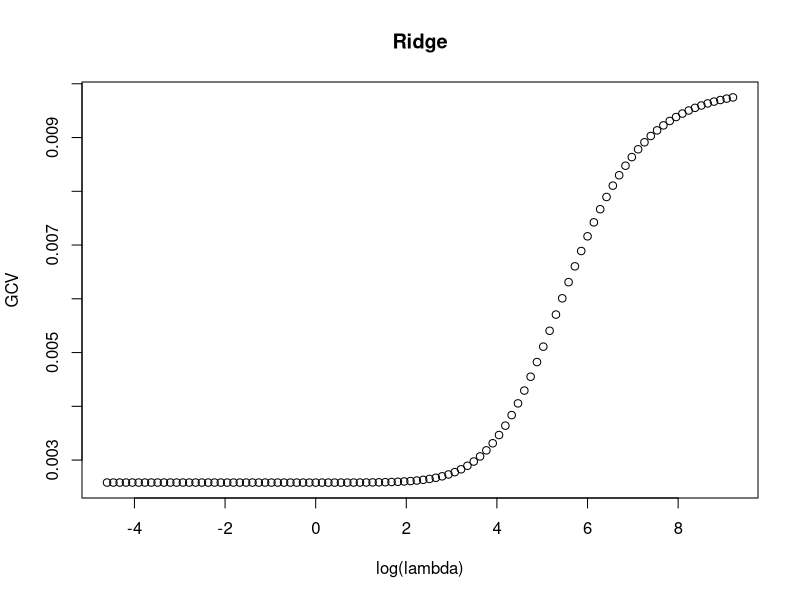
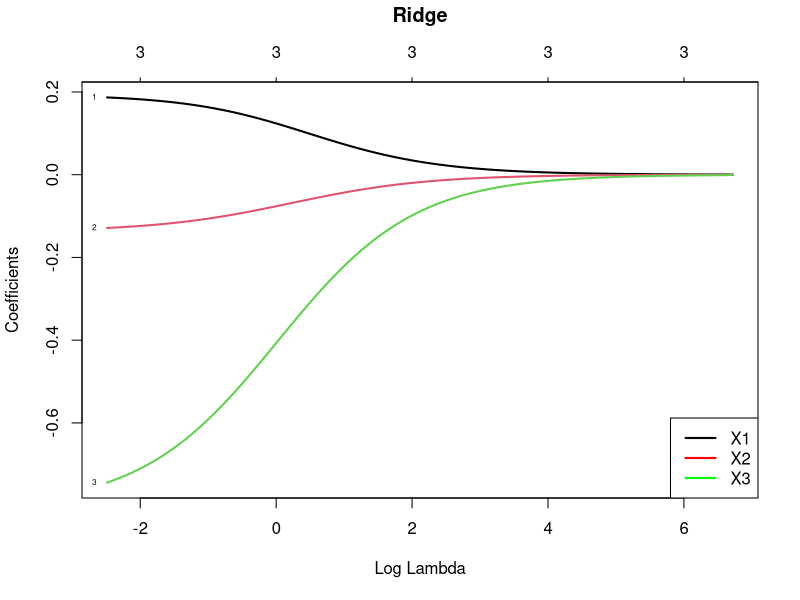
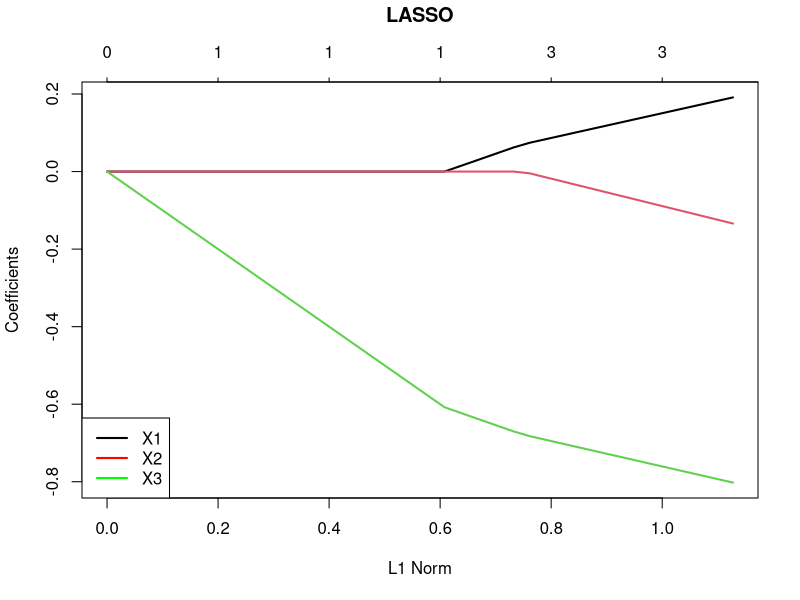
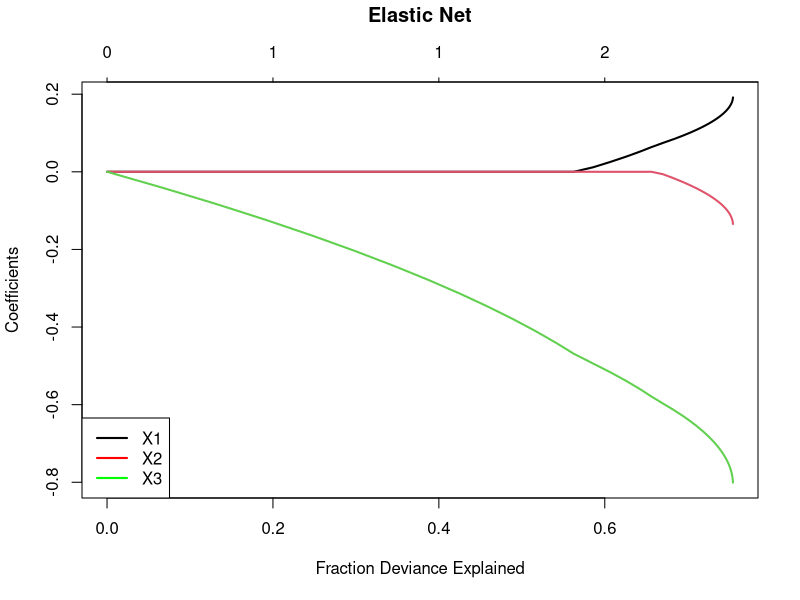

These figures' R source, in order:
## ---- chunk 1
wants <- c("glmnet", "lmtest", "MASS", "robustbase", "sandwich")
has   <- wants %in% rownames(installed.packages())
if(any(!has)) install.packages(wants[!has])
## ---- chunk 2
set.seed(123)
N  <- 100
X1 <- rnorm(N, 175, 7)
X2 <- rnorm(N,  30, 8)
X3 <- abs(rnorm(N, 60, 30))
Y  <- 0.5*X1 - 0.3*X2 - 0.4*X3 + 10 + rnorm(N, 0, 7)
dfRegr <- data.frame(X1, X2, X3, Y)
## ---- chunk 3
library(robustbase)
ltsFit <- ltsReg(Y ~ X1 + X2 + X3, data=dfRegr)
summary(ltsFit)
## ---- chunk 4
library(MASS)
fitRLM <- rlm(Y ~ X1 + X2 + X3, data=dfRegr)
summary(fitRLM)
## ---- chunk 5
fit <- lm(Y ~ X1 + X2 + X3, data=dfRegr)
library(sandwich)
hcSE <- vcovHC(fit, type="HC3")
library(lmtest)
coeftest(fit, vcov=hcSE)
## ---- chunk 6
library(MASS)
lambdas  <- 10^(seq(-2, 4, length=100))
ridgeGCV <- lm.ridge(scale(Y) ~ scale(X1) + scale(X2) + scale(X3),
                     data=dfRegr, lambda=lambdas)
## ---- chunk 7
select(ridgeGCV)
ridgeSel <- lm.ridge(scale(Y) ~ scale(X1) + scale(X2) + scale(X3),
                     lambda=1.50)
coef(ridgeSel)
## ---- chunk 8
plot(x=log(ridgeGCV$lambda), y=ridgeGCV$GCV, main="Ridge",
     xlab="log(lambda)", ylab="GCV")
## ---- chunk 9
library(glmnet)
matScl  <- scale(cbind(Y, X1, X2, X3))
ridgeCV <- cv.glmnet(x=matScl[ , c("X1", "X2", "X3")], y=matScl[ , "Y"],
                     nfolds=10, alpha=0)
## ---- chunk 10
ridge <- glmnet(x=matScl[ , c("X1", "X2", "X3")], y=matScl[ , "Y"],
                lambda=ridgeCV$lambda.min, alpha=0)
coef(ridge)
## ---- chunk 11
plot(ridgeCV$glmnet.fit, xvar="lambda", label=TRUE, lwd=2)
title("Ridge", line=3, col="blue")
legend(x="bottomright", legend=c("X1", "X2", "X3"), lwd=2,
       col=c("black", "red", "green"), bg="white")
## ---- chunk 12
lassoCV <- cv.glmnet(x=matScl[ , c("X1", "X2", "X3")], y=matScl[ , "Y"],
                     nfolds=10, alpha=1)
lasso <- glmnet(x=matScl[ , c("X1", "X2", "X3")], y=matScl[ , "Y"],
                lambda=lassoCV$lambda.min, alpha=1)
coef(lasso)
## ---- chunk 13
plot(lassoCV$glmnet.fit, xvar="norm", label=FALSE, lwd=2)
title("LASSO", line=3, col="blue")
legend(x="bottomleft", legend=c("X1", "X2", "X3"), lwd=2,
       col=c("black", "red", "green"), bg="white")
## ---- chunk 14
elNetCV <- cv.glmnet(x=matScl[ , c("X1", "X2", "X3")], y=matScl[ , "Y"],
                     nfolds=10, alpha=0.5)
elNet <- glmnet(x=matScl[ , c("X1", "X2", "X3")], y=matScl[ , "Y"],
                lambda=lassoCV$lambda.min, alpha=0.5)
coef(elNet)
## ---- chunk 15
plot(elNetCV$glmnet.fit, xvar="dev", label=FALSE, lwd=2)
title("Elastic Net", line=3, col="blue")
legend(x="bottomleft", legend=c("X1", "X2", "X3"), lwd=2,
       col=c("black", "red", "green"), bg="white")
## ---- chunk 16
try(detach(package:lmtest))
try(detach(package:sandwich))
try(detach(package:zoo))
try(detach(package:glmnet))
try(detach(package:Matrix))
try(detach(package:robustbase))
try(detach(package:MASS))
